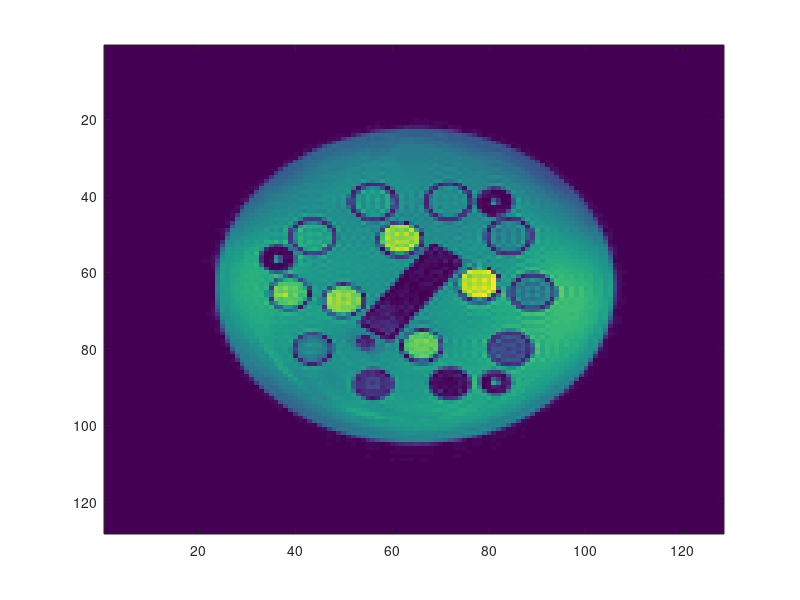

This chart was generated by the following MATLAB code: (Note: this script raises an error after producing the figure.)

%% Received from Enlin Qian, Aug 2020
% Modified by TTFernandes
% For use in mapping water/fat bottles' T1 
 
clc
clear
%% 1 - Load Raw data from Siemens
raw_file_path  = 'D:\Tiago\Trabalho\2021_2025_PhD\Projects\Reproducibility\Data\IRSE_T1_mapping_v2\Scanner';
dataOutput     = 'D:\Tiago\Trabalho\2021_2025_PhD\Projects\Reproducibility\Data\IRSE_T1_mapping_v2\Reconstruction';

addpath(genpath('D:\Tiago\Trabalho\2021_2025_PhD\Projects\Reproducibility\Tools\developer_main_site\IRSE_T1_mapping\ana'))

%% Read in files
cd(dataOutput)

% Load the reconstructed images
% This .mat file can be found in the recon folder
load('T1_IRSE_images_forQuantit_reconstructed.mat','images') 

image_data_final = mat2gray(squeeze(images));
TI = [50, 75, 100, 125, 150, 250, 1000, 1500, 2000, 3000];
TI = TI./1000; % convert TI to s to allow better curve fitting performance
TR = (4.5).*ones(size(TI));
size_img = 128;

%% Define mask
disp('Please select a circular ROI covering the entire phantom:')
imagesc(squeeze(abs(image_data_final(:,:,3))))
addToolbarExplorationButtons(gcf)
axis equal tight
colormap gray

CircleStruc = drawcircle;
mask = createMask(CircleStruc);

close

image_data_final = image_data_final.*mask;

%% curve fitting for each pixel
T1_map = zeros(size_img, size_img);
tic
for n1 = 1:size_img
    for n2 = 1:size_img
        if sum(squeeze(image_data_final(n1,n2,:))) ~= 0
            y_data = squeeze(image_data_final(n1, n2, :));
            [Val, Loc] = min(y_data);
            
            n3 = 1;
            
            y_data_opt1 = y_data;
            y_data_opt2 = y_data;
            
            n3 = 1;
            while n3<=Loc
                y_data_opt1(n3) = -y_data_opt1(n3); %to fix the abs value problem
                n3 = n3 + 1;
            end
            
            n3 = 1;
            while n3<Loc
                y_data_opt2(n3) = -y_data_opt2(n3);
                n3 = n3 + 1;
            end            
            [fitresult1, gof1] = createFitT1(TI, TR, y_data_opt1);
            [fitresult2, gof2] = createFitT1(TI, TR, y_data_opt2);
            if gof1.sse < gof2.sse
                T1_map(n1, n2) = fitresult1.b;
            else
                T1_map(n1, n2) = fitresult2.b;
            end
                
            disp ((n1-1)*size_img+n2)
        end
    end
end
elapsedTime = toc;
fig = figure();
imagesc(T1_map);
colormap hot;
axis equal tight;
addToolbarExplorationButtons(gcf);

%write to file
cd(dataOutput)
saveas(fig,'T1_mapping.jpg');

%%caxis([0,5])
save('T1_map.mat','T1_map')

